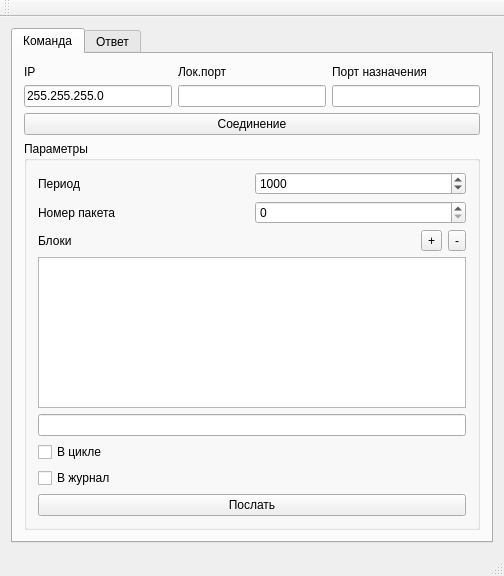
<?xml version="1.0" encoding="UTF-8"?>
<ui version="4.0">
 <class>MainWindow</class>
 <widget class="QMainWindow" name="MainWindow">
  <property name="geometry">
   <rect>
    <x>0</x>
    <y>0</y>
    <width>504</width>
    <height>576</height>
   </rect>
  </property>
  <property name="windowTitle">
   <string>MainWindow</string>
  </property>
  <widget class="QWidget" name="centralWidget">
   <layout class="QVBoxLayout" name="verticalLayout">
    <item>
     <widget class="QTabWidget" name="tabWidget">
      <property name="currentIndex">
       <number>0</number>
      </property>
      <widget class="QWidget" name="tab">
       <attribute name="title">
        <string>Команда</string>
       </attribute>
       <layout class="QVBoxLayout" name="verticalLayout_2">
        <item>
         <layout class="QHBoxLayout" name="horizontalLayout">
          <item>
           <layout class="QVBoxLayout" name="verticalLayout_5">
            <item>
             <widget class="QLabel" name="label_3">
              <property name="text">
               <string>IP</string>
              </property>
             </widget>
            </item>
            <item>
             <widget class="QLineEdit" name="ip">
              <property name="text">
               <string>255.255.255.0</string>
              </property>
             </widget>
            </item>
           </layout>
          </item>
          <item>
           <layout class="QVBoxLayout" name="verticalLayout_4">
            <item>
             <widget class="QLabel" name="label_4">
              <property name="text">
               <string>Лок.порт</string>
              </property>
             </widget>
            </item>
            <item>
             <widget class="QLineEdit" name="localPort"/>
            </item>
           </layout>
          </item>
          <item>
           <layout class="QVBoxLayout" name="verticalLayout_3">
            <item>
             <widget class="QLabel" name="label_5">
              <property name="text">
               <string>Порт назначения</string>
              </property>
             </widget>
            </item>
            <item>
             <widget class="QLineEdit" name="remoutePort"/>
            </item>
           </layout>
          </item>
         </layout>
        </item>
        <item>
         <widget class="QPushButton" name="Connect">
          <property name="text">
           <string>Соединение</string>
          </property>
          <property name="checkable">
           <bool>true</bool>
          </property>
         </widget>
        </item>
        <item>
         <widget class="QGroupBox" name="data">
          <property name="title">
           <string>Параметры</string>
          </property>
          <layout class="QVBoxLayout" name="verticalLayout_6">
           <item>
            <layout class="QHBoxLayout" name="horizontalLayout_3">
             <item>
              <widget class="QLabel" name="label_6">
               <property name="text">
                <string>Период</string>
               </property>
              </widget>
             </item>
             <item>
              <widget class="QSpinBox" name="frequency">
               <property name="minimum">
                <number>1</number>
               </property>
               <property name="maximum">
                <number>10000</number>
               </property>
               <property name="singleStep">
                <number>100</number>
               </property>
               <property name="value">
                <number>1000</number>
               </property>
              </widget>
             </item>
            </layout>
           </item>
           <item>
            <layout class="QHBoxLayout" name="horizontalLayout_2">
             <item>
              <widget class="QLabel" name="label">
               <property name="text">
                <string>Номер пакета</string>
               </property>
              </widget>
             </item>
             <item>
              <widget class="QSpinBox" name="packetNumber"/>
             </item>
            </layout>
           </item>
           <item>
            <layout class="QHBoxLayout" name="horizontalLayout_4">
             <item>
              <widget class="QLabel" name="label_2">
               <property name="text">
                <string>Блоки</string>
               </property>
              </widget>
             </item>
             <item>
              <widget class="QToolButton" name="addBlock">
               <property name="text">
                <string>+</string>
               </property>
              </widget>
             </item>
             <item>
              <widget class="QToolButton" name="delBlock">
               <property name="text">
                <string>-</string>
               </property>
              </widget>
             </item>
            </layout>
           </item>
           <item>
            <widget class="QTableView" name="CommandsFields">
             <property name="selectionMode">
              <enum>QAbstractItemView::SingleSelection</enum>
             </property>
             <property name="selectionBehavior">
              <enum>QAbstractItemView::SelectRows</enum>
             </property>
             <property name="horizontalScrollMode">
              <enum>QAbstractItemView::ScrollPerPixel</enum>
             </property>
            </widget>
           </item>
           <item>
            <widget class="QLineEdit" name="packet"/>
           </item>
           <item>
            <widget class="QCheckBox" name="circle">
             <property name="text">
              <string>В цикле</string>
             </property>
            </widget>
           </item>
           <item>
            <widget class="QCheckBox" name="log">
             <property name="text">
              <string>В журнал</string>
             </property>
            </widget>
           </item>
           <item>
            <widget class="QPushButton" name="send">
             <property name="text">
              <string>Послать</string>
             </property>
             <property name="checkable">
              <bool>false</bool>
             </property>
            </widget>
           </item>
          </layout>
         </widget>
        </item>
       </layout>
      </widget>
      <widget class="QWidget" name="tab_2">
       <attribute name="title">
        <string>Ответ</string>
       </attribute>
       <layout class="QVBoxLayout" name="verticalLayout_7">
        <item>
         <widget class="QListView" name="dump"/>
        </item>
       </layout>
      </widget>
     </widget>
    </item>
   </layout>
  </widget>
  <widget class="QMenuBar" name="menuBar">
   <property name="geometry">
    <rect>
     <x>0</x>
     <y>0</y>
     <width>504</width>
     <height>25</height>
    </rect>
   </property>
  </widget>
  <widget class="QToolBar" name="mainToolBar">
   <property name="enabled">
    <bool>false</bool>
   </property>
   <attribute name="toolBarArea">
    <enum>TopToolBarArea</enum>
   </attribute>
   <attribute name="toolBarBreak">
    <bool>false</bool>
   </attribute>
  </widget>
  <widget class="QStatusBar" name="statusBar"/>
 </widget>
 <layoutdefault spacing="6" margin="11"/>
 <resources/>
 <connections/>
</ui>
